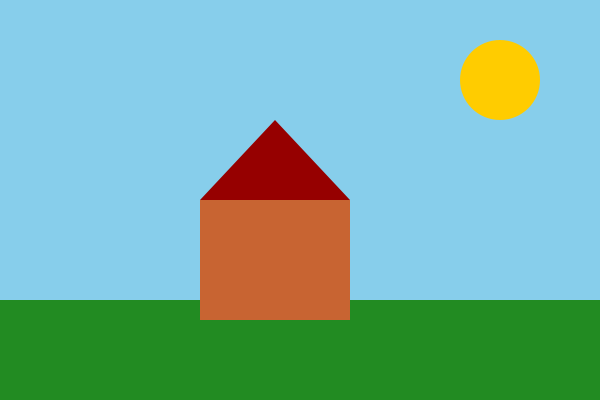
Frame 1 (no input)
Frame 60 (the mouse pressed at the canvas centre just before this capture): identical to frame 1, image omitted
Frame 120 (the mouse held since frame 60 and released just before this capture): identical to frame 1, image omitted

The Processing sketch that drew this single still picture (run headless with seeded random() and noise(); from frame 60 on, the mouse is pressed at the canvas centre):

// Processing sketch: Opdracht_8_6
// ── Opdracht_8_6.pde
void setup() {
  size(600, 400);
}

void draw() {
  background(135, 206, 235);
  tekenZon();
  tekenGras();
  tekenHuis();
}

void tekenZon() {
  fill(255, 204, 0);
  noStroke();
  ellipse(500, 80, 80, 80);
}
void tekenGras() {
  fill(34, 139, 34);
  noStroke();
  rect(0, 300, 600, 100);
}
void tekenHuis() {
  fill(200, 100, 50);
  rect(200, 200, 150, 120);
  fill(150, 0, 0);
  triangle(200, 200, 350, 200, 275, 120);
}
